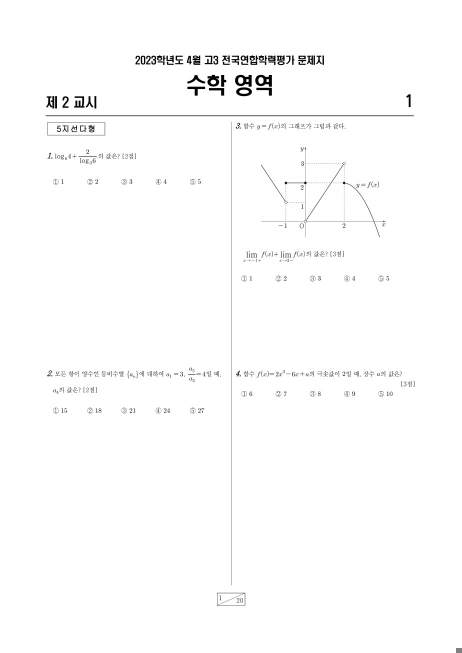
#> input picture base.jpg, 924 x 1306 px (shown at 1/2 size)
$ python -i test.py   (imports and definitions only)   (older library calls are emulated)
#> lines starting #> are read from the running program, lines starting #| are printed output that depends on the picture; after the words box and inside, x2 and y2 are one past the last pixel; in counts of white or black regions, pixels touching at a corner belong together
#> further down, picture is the input picture: shape (1306, 924); min 0, max 255, mean 252.2
import cv2
import numpy as np
import detect as det


def drawRect(image):
    ret, binary = cv2.threshold(image, 127, 255, cv2.THRESH_BINARY)
#> binary: shape (1306, 924); 99% white; 760 black regions (679 under 20 px), largest, box (x1, y1, x2, y2) and area: (462, 247, 463, 1169) 922, (92, 231, 828, 232) 736, (511, 150, 544, 173) 490

    contours, hierarchy = cv2.findContours(
        binary, cv2.RETR_EXTERNAL, cv2.CHAIN_APPROX_SIMPLE
    )
#> contours = [[[0, 0], [0, 1305], [923, 1305], [923, 0]]]

    selected_contours = []
    for contour in contours:
        area = cv2.contourArea(contour)
        if area > 50:  # 적절한 threshold 값 설정(면적)
            selected_contours.append(contour)
#> this loop made 1 pass
#> (contour, area) on pass 1: ([[0, 0], [0, 1305], [923, 1305], [923, 0]], 1204515)
#> after the loop, selected_contours = [[[0, 0], [0, 1305], [923, 1305], [923, 0]]]

    bounding_rects = []
    for contour in selected_contours:
        # 시작좌표(x,y) 너비 w, 높이 h 검출(rect)
        rect = cv2.boundingRect(contour)
        bounding_rects.append(rect)
#> this loop made 1 pass
#> (contour, rect) on pass 1: ([[0, 0], [0, 1305], [923, 1305], [923, 0]], (0, 0, 924, 1306))
#> after the loop, bounding_rects = [(0, 0, 924, 1306)]

    square_rects = []
    for rect in bounding_rects:
        x, y, w, h = rect

        # contour를 둘러싼 rect의 한 변의 길이를 너비와 높이중 최대값으로 설정
        max_side = max(w, h)

        square_size = (max_side, max_side)

        # 중심좌표, 사각형 사이즈, 사각형 각도
        square_rect = ((x + w / 2, y + h / 2), square_size, 0)
        square_rects.append(square_rect)
#> this loop made 1 pass
#> (x, y, w, h, max_side, square_rect) on pass 1: (0, 0, 924, 1306, 1306, ((462, 653), (1306, 1306), 0))
#> after the loop, square_rects = [((462, 653), (1306, 1306), 0)]

    # 이미지에서 채첨부분 사각형만 잘라서 저장
    i = 1
    for rect in square_rects:
        points = cv2.boxPoints(rect)
        points = np.int0(points)
        # 선의 색상 : (0,255,0)(R,G,B) 선의두께 : 2
        cv2.drawContours(image, [points], 0, (0, 255, 0), 2)
        # 사각형의 시작 좌표와 너비, 높이를 구함
        x, y, w, h = cv2.boundingRect(points)
        # 원본 이미지에서 해당 부분만 잘라서 저장
        scoring_image = image[y : y + h, x : x + w]
        # 잘린 갯수만큼 파일로 저장
        cv2.imwrite(f"scoring_image{i}.jpg", scoring_image)
        i = i + 1
#> this loop made 1 pass
#> (rect, points, x, y, w, h, i) on pass 1: (((462, 653), (1306, 1306), 0), [[-191, 1306], [-191, 0], [1115, 0], [1115, 1306]], -191, 0, 1307, 1307, 2)
#> pass 1, in drawRect, `scoring_image = image[y : y + h, x : x + w]`:
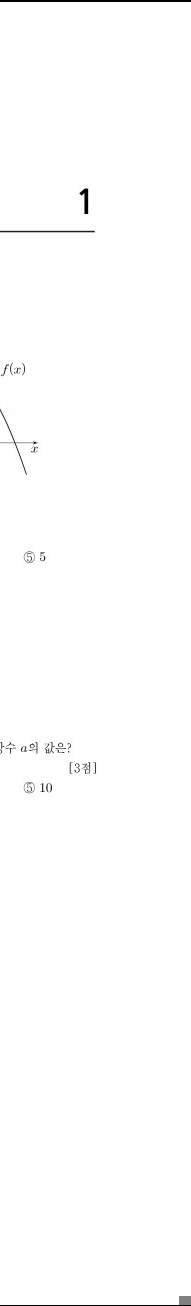
#> scoring_image: shape (1306, 191); min 0, max 255, mean 253.7
#> after the loop:
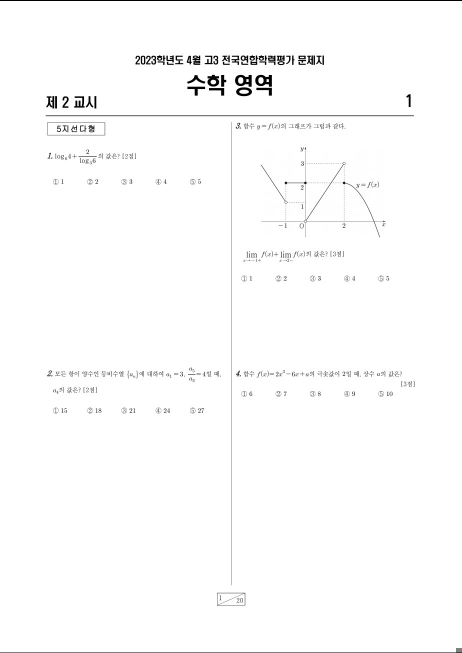
#> image: shape (1306, 924) (shown at 1/2 size); 0.23% of pixels changed, all inside (x1, y1, x2, y2) = (0, 0, 924, 1306)
#> after the loop, i = 2
    return image


# [95 lines of commented-out code are left out]
# [2 lines not run here, left out]

>>> import cv2
>>> picture = cv2.imread('base.jpg', cv2.IMREAD_GRAYSCALE)
>>> result = drawRect(picture)

$ run again, on problem.jpg
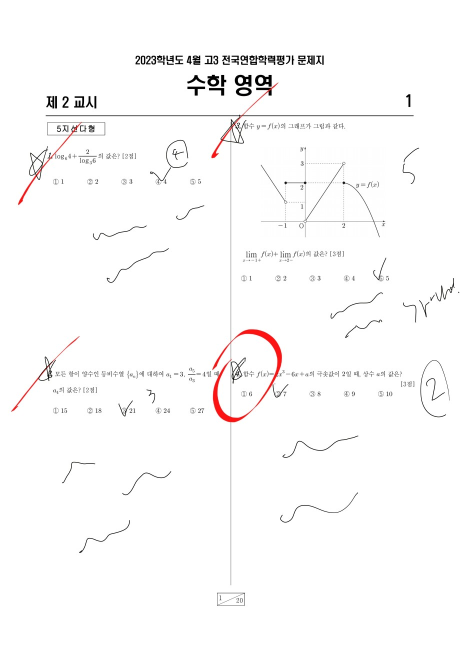
#> input picture problem.jpg, 924 x 1306 px (shown at 1/2 size)
#> in drawRect, `ret, binary = cv2.threshold(image, 127, 255, cv2.THRESH_BINARY)`:
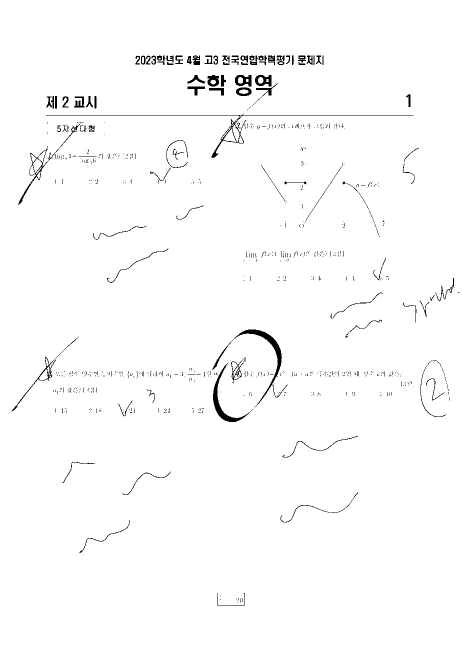
#> binary: shape (1306, 924) (shown at 1/2 size); 98.4% white; 781 black regions (680 under 20 px), largest, box (x1, y1, x2, y2) and area: (425, 659, 564, 815) 1719, (92, 227, 827, 316) 1358, (426, 725, 506, 844) 1224
#> contours = [[[0, 0], [0, 1305], [923, 1305], [923, 0]]]
#> the loop in drawRect, `for contour in contours:` made 1 pass
#> (contour, area) on pass 1: ([[0, 0], [0, 1305], [923, 1305], [923, 0]], 1204515)
#> the loop in drawRect, `for contour in selected_contours:` made 1 pass
#> (contour, rect) on pass 1: ([[0, 0], [0, 1305], [923, 1305], [923, 0]], (0, 0, 924, 1306))
#> after the loop in drawRect, `for contour in selected_contours:`: bounding_rects = [(0, 0, 924, 1306)]
#> the loop in drawRect, `for rect in bounding_rects:` made 1 pass
#> (x, y, w, h, max_side, square_rect) on pass 1: (0, 0, 924, 1306, 1306, ((462, 653), (1306, 1306), 0))
#> after the loop in drawRect, `for rect in bounding_rects:`: square_rects = [((462, 653), (1306, 1306), 0)]
#> the loop in drawRect, `for rect in square_rects:` made 1 pass
#> (rect, points, x, y, w, h, i) on pass 1: (((462, 653), (1306, 1306), 0), [[-191, 1306], [-191, 0], [1115, 0], [1115, 1306]], -191, 0, 1307, 1307, 2)
#> after the loop in drawRect, `for rect in square_rects:`:
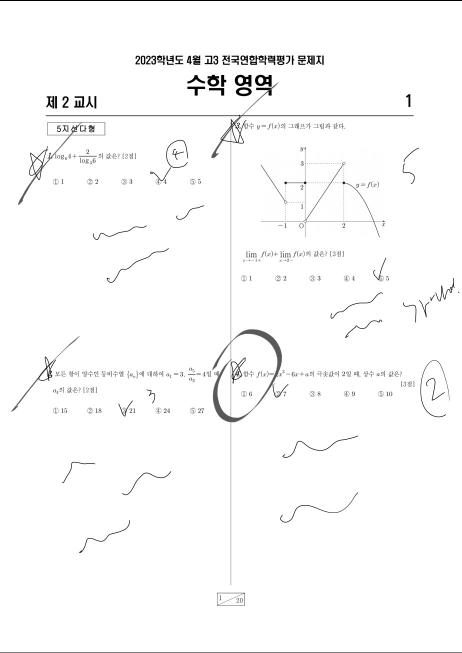
#> image: shape (1306, 924) (shown at 1/2 size); min 0, max 255, mean 250.1
#> after the loop in drawRect, `for rect in square_rects:`: i = 2
